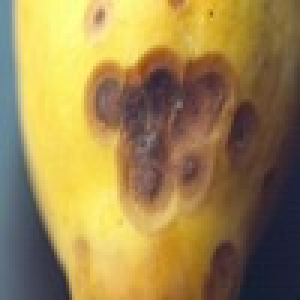
#> input picture Augmentation/Diseased_Resized/a1.jpg, 100 x 100 px, found by its file name (shown 3 times larger); its folder holds only this picture in this run
$ jupyter execute 'Augmentation Code.ipynb'
#> lines starting #> are read from the running program, lines starting #| are printed output that depends on the picture
[cell 1]
import cv2 as cv
import os

path = 'C:\\Users\\ujjwa\\Downloads\\Final Year Project\\Augmentation\\Diseased_Resized' #Input Folder Path
d_path = 'C:\\Users\\ujjwa\\Downloads\\Final Year Project\\Augmentation\\Diseased Augmented' #Output Folder Path

# Check if the destination directory exists, and create it if necessary
if not os.path.exists(d_path):
    os.makedirs(d_path)

list_of_files = os.listdir(path)

for file_name in list_of_files:
    # Construct the full file path
    full_path = os.path.join(path, file_name)

    if os.path.isfile(full_path):
        image = cv.imread(full_path)
#> image is the input picture: shape (100, 100, 3); mean B, G, R 78.1, 133.1, 157.5

        if image is not None:
            output_filename = 'a0_' + file_name
            output_path = os.path.join(d_path, output_filename)
            cv.imwrite(output_path, image)
            print(f"Saved {output_filename}")

            # Augmenting
            image2 = cv.flip(image, 1)
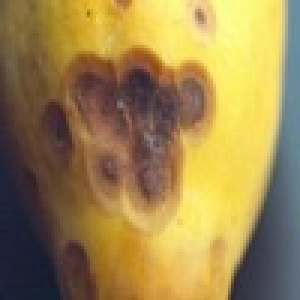
#> image2: shape (100, 100, 3) (shown 3 times larger); mean B, G, R 78.1, 133.1, 157.5
            image3 = cv.flip(image, -1)
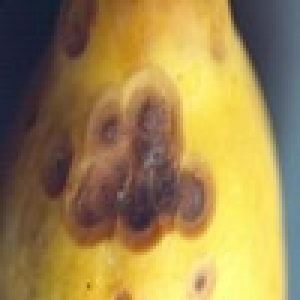
#> image3: shape (100, 100, 3) (shown 3 times larger); mean B, G, R 78.1, 133.1, 157.5
            image4 = cv.flip(image2, -1)
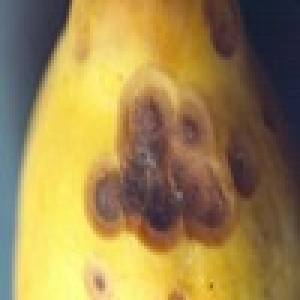
#> image4: shape (100, 100, 3) (shown 3 times larger); mean B, G, R 78.1, 133.1, 157.5
            cv.imwrite(os.path.join(d_path, 'a1_' + file_name), image2)
            cv.imwrite(os.path.join(d_path, 'a2_' + file_name), image3)
            cv.imwrite(os.path.join(d_path, 'a3_' + file_name), image4)

for file_name in list_of_files:
    # Construct the full file path
    full_path = os.path.join(path, file_name)

    if os.path.isfile(full_path):
        image = cv.imread(full_path)

        if image is not None:
            # Augmenting
            image2 = cv.rotate(image, cv.ROTATE_90_CLOCKWISE)
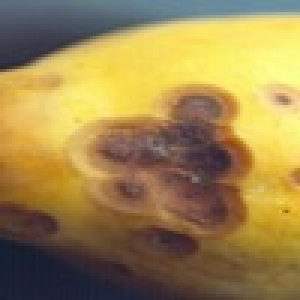
#> image2: shape (100, 100, 3) (shown 3 times larger); mean B, G, R 78.1, 133.1, 157.5
            image3 = cv.rotate(image, cv.ROTATE_180)
            image4 = cv.rotate(image, cv.ROTATE_90_COUNTERCLOCKWISE)
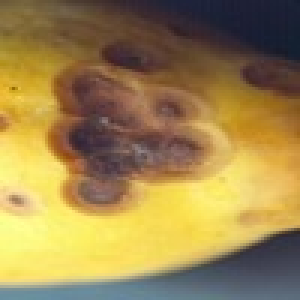
#> image4: shape (100, 100, 3) (shown 3 times larger); mean B, G, R 78.1, 133.1, 157.5
            cv.imwrite(os.path.join(d_path, 'r1_' + file_name), image2)
            cv.imwrite(os.path.join(d_path, 'r2_' + file_name), image3)
            cv.imwrite(os.path.join(d_path, 'r3_' + file_name), image4)

print("Augmentation successfull")

$ run again, on Augmentation/Diseased_Resized/a2.jpg
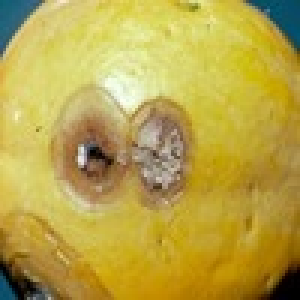
#> input picture Augmentation/Diseased_Resized/a2.jpg, 100 x 100 px, found by its file name (shown 3 times larger)
#> image is the input picture: shape (100, 100, 3); mean B, G, R 72.8, 165, 185
#> `image2 = cv.rotate(image, cv.ROTATE_90_CLOCKWISE)`:
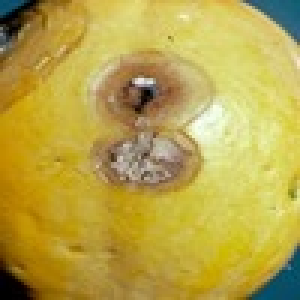
#> image2: shape (100, 100, 3) (shown 3 times larger); mean B, G, R 72.8, 165, 185
#> `image4 = cv.rotate(image, cv.ROTATE_90_COUNTERCLOCKWISE)`:
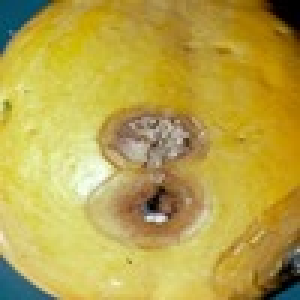
#> image4: shape (100, 100, 3) (shown 3 times larger); mean B, G, R 72.8, 165, 185

$ run again, on Augmentation/Diseased_Resized/a20.jpg
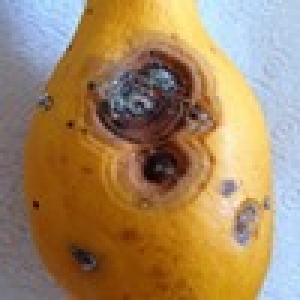
#> input picture Augmentation/Diseased_Resized/a20.jpg, 100 x 100 px, found by its file name (shown 3 times larger)
#> image is the input picture: shape (100, 100, 3); mean B, G, R 97.9, 133.9, 162.8
#> `image2 = cv.rotate(image, cv.ROTATE_90_CLOCKWISE)`:
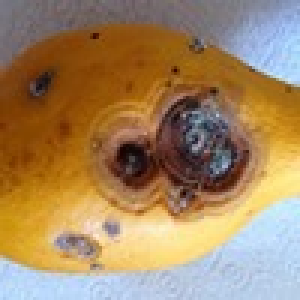
#> image2: shape (100, 100, 3) (shown 3 times larger); mean B, G, R 97.9, 133.9, 162.8
#> `image4 = cv.rotate(image, cv.ROTATE_90_COUNTERCLOCKWISE)`:
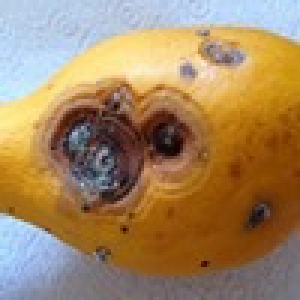
#> image4: shape (100, 100, 3) (shown 3 times larger); mean B, G, R 97.9, 133.9, 162.8

$ run again, on Augmentation/Diseased_Resized/a21.jpg
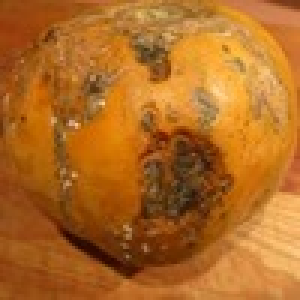
#> input picture Augmentation/Diseased_Resized/a21.jpg, 100 x 100 px, found by its file name (shown 3 times larger)
#> image is the input picture: shape (100, 100, 3); mean B, G, R 35.5, 106.2, 176.1
#> `image2 = cv.rotate(image, cv.ROTATE_90_CLOCKWISE)`:
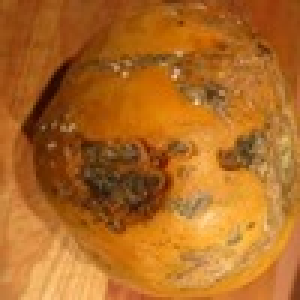
#> image2: shape (100, 100, 3) (shown 3 times larger); mean B, G, R 35.5, 106.2, 176.1
#> `image4 = cv.rotate(image, cv.ROTATE_90_COUNTERCLOCKWISE)`:
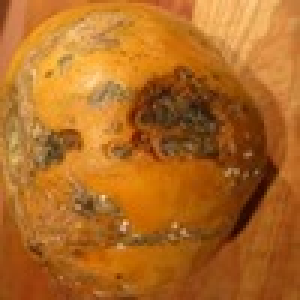
#> image4: shape (100, 100, 3) (shown 3 times larger); mean B, G, R 35.5, 106.2, 176.1
